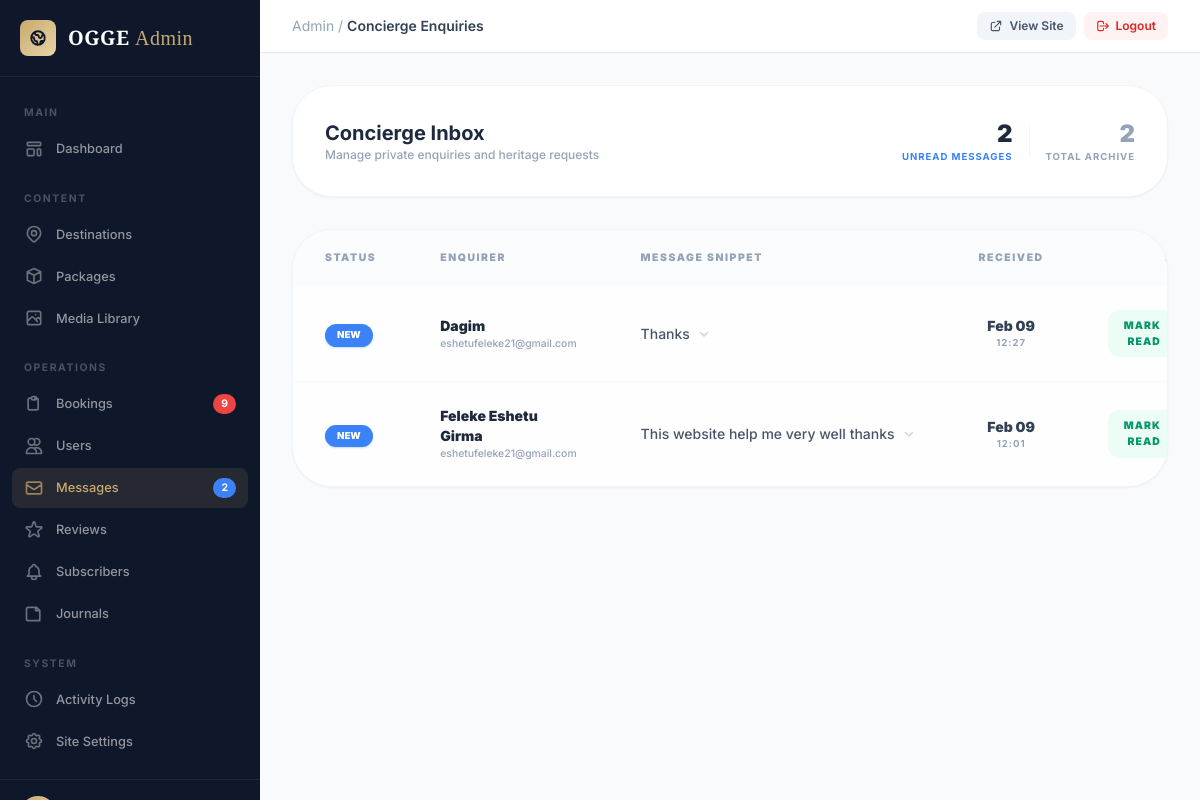
/admin/contacts.php (signed in), run on the app's committed database.
### tables this page shows
CREATE TABLE `contacts` (
  `id` int(11) NOT NULL,
  `name` varchar(255) NOT NULL,
  `email` varchar(255) NOT NULL,
  `message` text NOT NULL,
  `is_read` tinyint(1) NOT NULL DEFAULT 0,
  `created_at` timestamp NOT NULL DEFAULT current_timestamp()
);

### admin/contacts.php (the view, shortened to what this page needs)
<?php
include('includes/admin-guard.php');
$messages = $db->query("SELECT * FROM contacts ORDER BY is_read ASC, created_at DESC");
$msg_count_res = $db->query("SELECT COUNT(*) as c FROM contacts");
$msg_count = ($msg_count_res) ? $msg_count_res->fetch_assoc()['c'] : 0;
$unread_count_res = $db->query("SELECT COUNT(*) as c FROM contacts WHERE is_read = 0");
$unread_count = ($unread_count_res) ? $unread_count_res->fetch_assoc()['c'] : 0;
include('includes/admin-header.php');
?>
<div class="flex flex-col gap-8">
    <div class="flex items-center justify-between bg-white rounded-[2.5rem] border border-slate-100 shadow-sm p-8">
        <div>
            <h3 class="text-xl font-bold text-slate-800">Concierge Inbox</h3>
            <p class="text-xs text-slate-400 font-medium">Manage private enquiries and heritage requests</p>
        </div>
        <div class="flex items-center gap-4">
            <div class="text-right">
                <p class="text-2xl font-black text-slate-800"><?= $unread_count ?></p>
                <p class="text-[0.6rem] font-bold text-blue-500 uppercase tracking-widest">Unread Messages</p>
            </div>
            <div class="text-right">
                <p class="text-2xl font-black text-slate-400"><?= $msg_count ?></p>
                <p class="text-[0.6rem] font-bold text-slate-400 uppercase tracking-widest">Total Archive</p>
            </div>
        </div>
    </div>
    <div class="bg-white rounded-[2.5rem] border border-slate-100 shadow-sm overflow-hidden">
        <div class="overflow-x-auto">
            <table class="w-full">
                <thead>
                    <tr class="bg-slate-50/50">
                        <th class="px-8 py-5 text-left text-[0.65rem] font-black uppercase tracking-[0.15em] text-slate-400">Status</th>
                        <th class="px-8 py-5 text-left text-[0.65rem] font-black uppercase tracking-[0.15em] text-slate-400">Enquirer</th>
                        <th class="px-8 py-5 text-left text-[0.65rem] font-black uppercase tracking-[0.15em] text-slate-400">Message Snippet</th>
                        <th class="px-8 py-5 text-left text-[0.65rem] font-black uppercase tracking-[0.15em] text-slate-400 text-center">Received</th>
                        <th class="px-8 py-5 text-right text-[0.65rem] font-black uppercase tracking-[0.15em] text-slate-400">Actions</th>
                    </tr>
                </thead>
                <tbody class="divide-y divide-slate-50">
                    <?php while ($messages && $m = $messages->fetch_assoc()): ?>
                    <tr class="hover:bg-slate-50/80 transition-colors group <?= !$m['is_read'] ? 'bg-blue-50/10' : '' ?>">
                        <td class="px-8 py-6">
                            <?php if (!$m['is_read']): ?>
                                <span class="inline-flex items-center gap-1.5 px-3 py-1 rounded-full text-[0.6rem] font-black bg-blue-500 text-white shadow-sm shadow-blue-200">NEW</span>
                            <?php else: ?>
                                <span class="inline-flex items-center gap-1.5 px-3 py-1 rounded-full text-[0.6rem] font-black bg-slate-100 text-slate-400">ARCHIVED</span>
                            <?php endif; ?>
                        </td>
                        <td class="px-8 py-6">
                            <div class="flex flex-col">
                                <span class="text-sm font-black text-slate-800"><?= htmlspecialchars($m['name']) ?></span>
                                <span class="text-[0.65rem] text-slate-400 font-medium"><?= htmlspecialchars($m['email']) ?></span>
                            </div>
                        </td>
                        <td class="px-8 py-6 max-w-md">
                            <details class="cursor-pointer group/msg">
                                <summary class="text-sm text-slate-600 font-medium list-none flex items-center gap-2">
                                    <span class="truncate"><?= htmlspecialchars(mb_strimwidth($m['message'], 0, 60, '...')) ?></span>
                                    <svg class="w-3 h-3 text-slate-300 group-open/msg:rotate-180 transition-transform" fill="none" stroke="currentColor" viewBox="0 0 24 24"><path stroke-linecap="round" stroke-linejoin="round" stroke-width="3" d="M19 9l-7 7-7-7"/></svg>
                                </summary>
                            </details>
                        </td>
                        <td class="px-8 py-6 text-center">
                            <p class="text-sm font-black text-slate-700"><?= date('M d', strtotime($m['created_at'])) ?></p>
                            <p class="text-[0.6rem] font-bold text-slate-400 uppercase tracking-widest"><?= date('H:i', strtotime($m['created_at'])) ?></p>
                        </td>
                        <td class="px-8 py-6 text-right">
                            <div class="flex items-center justify-end gap-2">
                                <?php if (!$m['is_read']): ?>
                                    <a href="includes/admin-actions.php?action=mark_contact_read&id=<?= $m['id'] ?>" class="px-4 py-2 text-[0.65rem] font-black uppercase tracking-widest bg-emerald-50 text-emerald-600 rounded-xl hover:bg-emerald-600 hover:text-white transition-all">Mark Read</a>
                                <?php endif; ?>
                            </div>
                        </td>
                    </tr>
                    <?php endwhile; ?>
                </tbody>
            </table>
        </div>
    </div>
</div>
<?php include('includes/admin-footer.php'); ?>

### admin/includes/admin-header.php (style rules this page uses)
body { font-family: 'Inter', sans-serif; }

### data on the page
contacts: is_read "NEW", name "Dagim", email "eshetufeleke21@gmail.com", message "Thanks", created_at "Feb 09", created_at "12:27"
contacts: is_read "NEW", name "Feleke Eshetu Girma", email "eshetufeleke21@gmail.com", message "This website help me very well thanks", created_at "Feb 09", created_at "12:01"

### other printed values
$pending_bookings "9"
$unread_messages "2"
$page_title "Concierge Enquiries"
$unread_count "2"
$msg_count "2"
